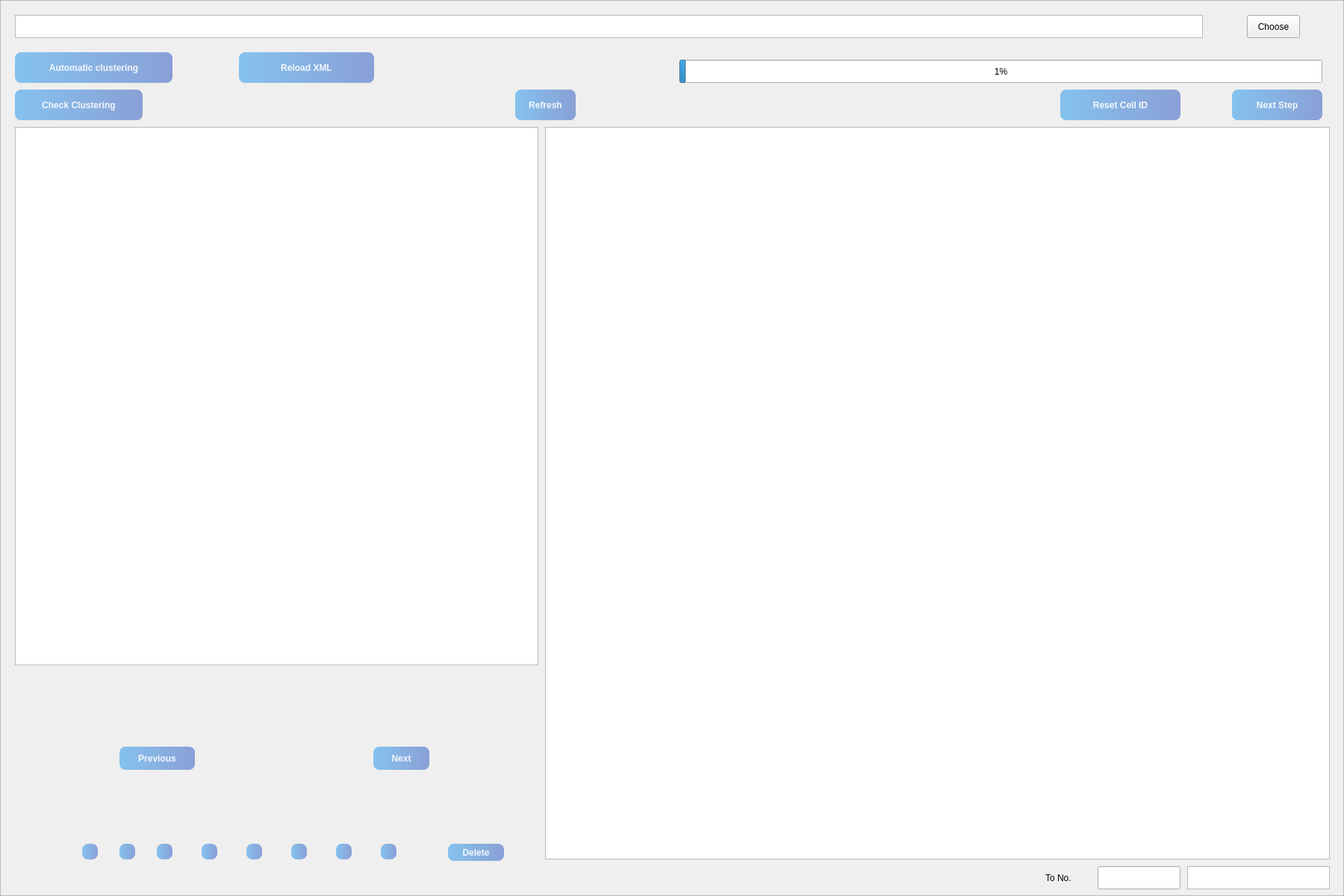
<?xml version="1.0" encoding="UTF-8"?>
<ui version="4.0">
 <class>MainWindow</class>
 <widget class="QWidget" name="MainWindow">
  <property name="enabled">
   <bool>true</bool>
  </property>
  <property name="geometry">
   <rect>
    <x>0</x>
    <y>0</y>
    <width>1800</width>
    <height>1200</height>
   </rect>
  </property>
  <property name="minimumSize">
   <size>
    <width>1800</width>
    <height>1200</height>
   </size>
  </property>
  <property name="maximumSize">
   <size>
    <width>1800</width>
    <height>1200</height>
   </size>
  </property>
  <property name="windowTitle">
   <string>Tracking</string>
  </property>
  <property name="styleSheet">
   <string notr="true">QFrame,QFrame[bcolor=&quot;white&quot;]{
	background-color: rgba(255,255,255,1);
}
QFrame[bcolor=&quot;grey&quot;]{
	background-color: rgba(245,245,245,1);
}
QFrame[name=&quot;bar&quot;]{
	background-color: qlineargradient(spread:pad,x1:0,y1:0,x2:1,y2:0,stop:0 rgba(133,194,238 255), stop:1 rgba(137,160,214,255));
	border-top-left-radius:10px;
	border-top-right-radius:10px;
}
QFrame[name=&quot;main&quot;]{
	border-bottom-left-radius:10px;
	border-bottom-right-radius:10px;
}

QLabel{
	font: 20px &quot;黑体&quot;;
	background: transparent
}
QLabel[name=&quot;mainTitle&quot;]{
	font-weight: 600;
	font: 28px &quot;黑体&quot;;
	color: rgba(137,160,214,1);
}
QLabel[name=&quot;title&quot;]{
	font-weight: 600;
	font: 24px &quot;黑体&quot;;
	color: rgba(137,160,214,1);
}
QLabel[name=&quot;subtitle&quot;]{
	font-weight: 600;
	font: 18px &quot;黑体&quot;;
	color: rgba(0,0,0,0.6);
}
QLabel[bcolor=&quot;logo&quot;]{
	image: url(./assert/img/logo.png);
}

QPushButton{
	border-radius:8px;
	color: rgba(255,255,255,0.9);
	font-weight: 600;
	font: 20px &quot;黑体&quot;;
	background-color: qlineargradient(spread:pad,x1:0,y1:0,x2:1,y2:0,stop:0 rgba(133,194,238 255), stop:1 rgba(137,160,214,255));
}
QPushButton[name=&quot;sysbutton&quot;]{
	color: rgba(255,255,255,0.9);
	font-weight: 600;
	font: 22px &quot;Yu Gothic UI Semibold&quot;;
	background:transparent;
}
QPushButton:pressed{
	border:2px solid rgba(245,245,245,255);
}
QPushButton[name=&quot;sysbutton&quot;]:hover{
	background-color:#423f48;
}
QPushButton[name=&quot;sysbutton&quot;]:pressed{
	background-color:#c0c0c0;
}
QPushButton#showMin{
	image: url(./assert/img/min.png);
	padding: -1px;
}
QPushButton#showMax{
	image: url(./assert/img/max.png);
	padding: 1px;
}
QPushButton#closeWin{
	image: url(./assert/img/close.png);
	padding: 2px;
}</string>
  </property>
  <widget class="QFrame" name="mainFrame">
   <property name="geometry">
    <rect>
     <x>0</x>
     <y>0</y>
     <width>1800</width>
     <height>1200</height>
    </rect>
   </property>
   <property name="minimumSize">
    <size>
     <width>1800</width>
     <height>1200</height>
    </size>
   </property>
   <property name="maximumSize">
    <size>
     <width>1800</width>
     <height>1200</height>
    </size>
   </property>
   <property name="styleSheet">
    <string notr="true">#mianFrame{
	align:center;
}</string>
   </property>
   <property name="frameShape">
    <enum>QFrame::StyledPanel</enum>
   </property>
   <property name="frameShadow">
    <enum>QFrame::Raised</enum>
   </property>
   <property name="name" stdset="0">
    <string>main</string>
   </property>
   <widget class="QToolButton" name="toolButton">
    <property name="geometry">
     <rect>
      <x>1670</x>
      <y>20</y>
      <width>71</width>
      <height>31</height>
     </rect>
    </property>
    <property name="text">
     <string>Choose</string>
    </property>
   </widget>
   <widget class="QTextEdit" name="textEdit">
    <property name="enabled">
     <bool>true</bool>
    </property>
    <property name="geometry">
     <rect>
      <x>20</x>
      <y>20</y>
      <width>1591</width>
      <height>31</height>
     </rect>
    </property>
    <property name="readOnly">
     <bool>true</bool>
    </property>
   </widget>
   <widget class="QPushButton" name="pushButton">
    <property name="geometry">
     <rect>
      <x>20</x>
      <y>70</y>
      <width>211</width>
      <height>41</height>
     </rect>
    </property>
    <property name="text">
     <string>Automatic clustering</string>
    </property>
   </widget>
   <widget class="QProgressBar" name="progressBar">
    <property name="geometry">
     <rect>
      <x>910</x>
      <y>80</y>
      <width>861</width>
      <height>31</height>
     </rect>
    </property>
    <property name="value">
     <number>1</number>
    </property>
   </widget>
   <widget class="GraphicsLayoutWidget" name="graphicsView">
    <property name="geometry">
     <rect>
      <x>20</x>
      <y>170</y>
      <width>701</width>
      <height>721</height>
     </rect>
    </property>
   </widget>
   <widget class="QPushButton" name="clustering_check">
    <property name="geometry">
     <rect>
      <x>20</x>
      <y>120</y>
      <width>171</width>
      <height>41</height>
     </rect>
    </property>
    <property name="text">
     <string>Check Clustering</string>
    </property>
   </widget>
   <widget class="QPushButton" name="refresh">
    <property name="geometry">
     <rect>
      <x>690</x>
      <y>120</y>
      <width>81</width>
      <height>41</height>
     </rect>
    </property>
    <property name="text">
     <string>Refresh</string>
    </property>
   </widget>
   <widget class="QPushButton" name="next_step">
    <property name="geometry">
     <rect>
      <x>1650</x>
      <y>120</y>
      <width>121</width>
      <height>41</height>
     </rect>
    </property>
    <property name="text">
     <string>Next Step</string>
    </property>
   </widget>
   <widget class="QPushButton" name="previous">
    <property name="geometry">
     <rect>
      <x>160</x>
      <y>1000</y>
      <width>101</width>
      <height>31</height>
     </rect>
    </property>
    <property name="text">
     <string>Previous</string>
    </property>
   </widget>
   <widget class="QPushButton" name="next">
    <property name="geometry">
     <rect>
      <x>500</x>
      <y>1000</y>
      <width>75</width>
      <height>31</height>
     </rect>
    </property>
    <property name="text">
     <string>Next</string>
    </property>
   </widget>
   <widget class="QPushButton" name="color1">
    <property name="geometry">
     <rect>
      <x>110</x>
      <y>1130</y>
      <width>21</width>
      <height>21</height>
     </rect>
    </property>
    <property name="text">
     <string/>
    </property>
   </widget>
   <widget class="QPushButton" name="color2">
    <property name="geometry">
     <rect>
      <x>160</x>
      <y>1130</y>
      <width>21</width>
      <height>21</height>
     </rect>
    </property>
    <property name="text">
     <string/>
    </property>
   </widget>
   <widget class="QPushButton" name="color3">
    <property name="geometry">
     <rect>
      <x>210</x>
      <y>1130</y>
      <width>21</width>
      <height>21</height>
     </rect>
    </property>
    <property name="text">
     <string/>
    </property>
   </widget>
   <widget class="QPushButton" name="color4">
    <property name="geometry">
     <rect>
      <x>270</x>
      <y>1130</y>
      <width>21</width>
      <height>21</height>
     </rect>
    </property>
    <property name="text">
     <string/>
    </property>
   </widget>
   <widget class="QPushButton" name="color5">
    <property name="geometry">
     <rect>
      <x>330</x>
      <y>1130</y>
      <width>21</width>
      <height>21</height>
     </rect>
    </property>
    <property name="text">
     <string/>
    </property>
   </widget>
   <widget class="QPushButton" name="color6">
    <property name="geometry">
     <rect>
      <x>390</x>
      <y>1130</y>
      <width>21</width>
      <height>21</height>
     </rect>
    </property>
    <property name="text">
     <string/>
    </property>
   </widget>
   <widget class="QPushButton" name="color7">
    <property name="geometry">
     <rect>
      <x>450</x>
      <y>1130</y>
      <width>21</width>
      <height>21</height>
     </rect>
    </property>
    <property name="text">
     <string/>
    </property>
   </widget>
   <widget class="QPushButton" name="color8">
    <property name="geometry">
     <rect>
      <x>510</x>
      <y>1130</y>
      <width>21</width>
      <height>21</height>
     </rect>
    </property>
    <property name="text">
     <string/>
    </property>
   </widget>
   <widget class="GLViewWidget" name="threedView">
    <property name="geometry">
     <rect>
      <x>730</x>
      <y>170</y>
      <width>1051</width>
      <height>981</height>
     </rect>
    </property>
   </widget>
   <widget class="QPushButton" name="cellDelete">
    <property name="geometry">
     <rect>
      <x>600</x>
      <y>1130</y>
      <width>75</width>
      <height>23</height>
     </rect>
    </property>
    <property name="text">
     <string>Delete</string>
    </property>
   </widget>
   <widget class="QTextEdit" name="currentImage">
    <property name="enabled">
     <bool>true</bool>
    </property>
    <property name="geometry">
     <rect>
      <x>1590</x>
      <y>1160</y>
      <width>191</width>
      <height>31</height>
     </rect>
    </property>
    <property name="readOnly">
     <bool>true</bool>
    </property>
   </widget>
   <widget class="QPushButton" name="reload_xml">
    <property name="geometry">
     <rect>
      <x>320</x>
      <y>70</y>
      <width>181</width>
      <height>41</height>
     </rect>
    </property>
    <property name="text">
     <string>Reload XML</string>
    </property>
   </widget>
   <widget class="QLineEdit" name="lineEdit">
    <property name="geometry">
     <rect>
      <x>1470</x>
      <y>1160</y>
      <width>111</width>
      <height>31</height>
     </rect>
    </property>
   </widget>
   <widget class="QLabel" name="label">
    <property name="geometry">
     <rect>
      <x>1400</x>
      <y>1160</y>
      <width>61</width>
      <height>31</height>
     </rect>
    </property>
    <property name="text">
     <string>To No.</string>
    </property>
   </widget>
   <widget class="QPushButton" name="sort">
    <property name="geometry">
     <rect>
      <x>1420</x>
      <y>120</y>
      <width>161</width>
      <height>41</height>
     </rect>
    </property>
    <property name="text">
     <string>Reset Cell ID</string>
    </property>
   </widget>
  </widget>
 </widget>
 <customwidgets>
  <customwidget>
   <class>GraphicsLayoutWidget</class>
   <extends>QGraphicsView</extends>
   <header>pyqtgraph/widgets</header>
  </customwidget>
  <customwidget>
   <class>GLViewWidget</class>
   <extends>QGraphicsView</extends>
   <header>pyqtgraph.opengl</header>
  </customwidget>
 </customwidgets>
 <resources/>
 <connections/>
</ui>
